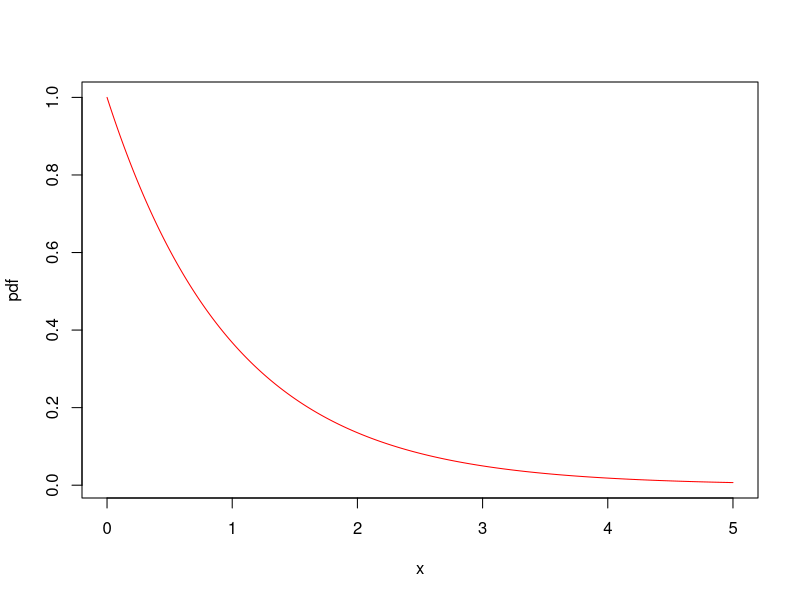
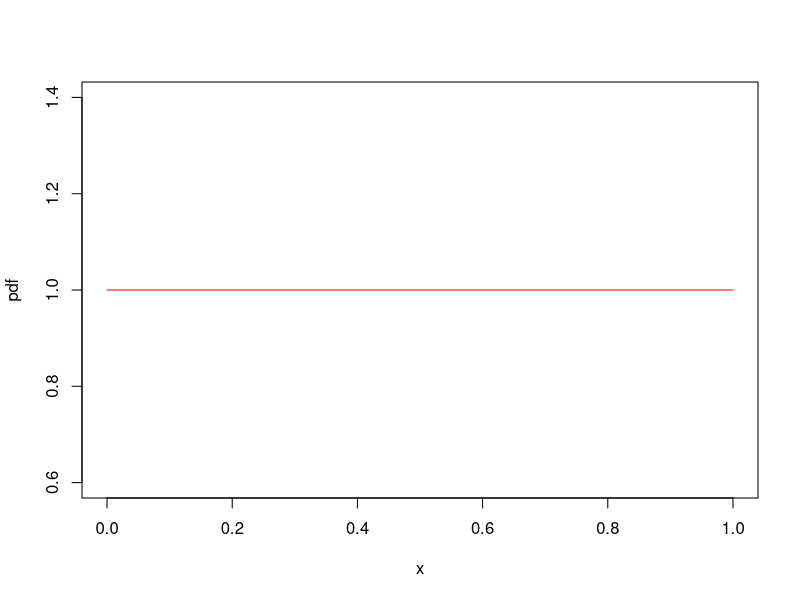
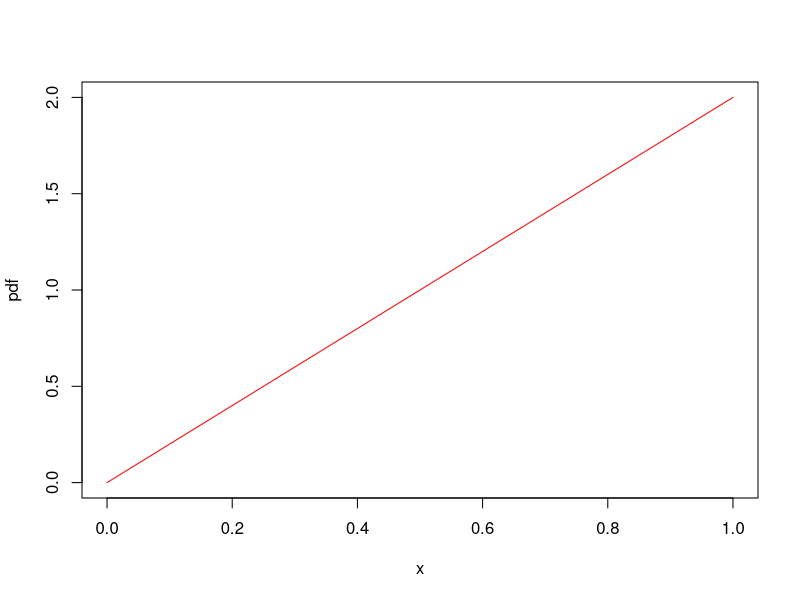
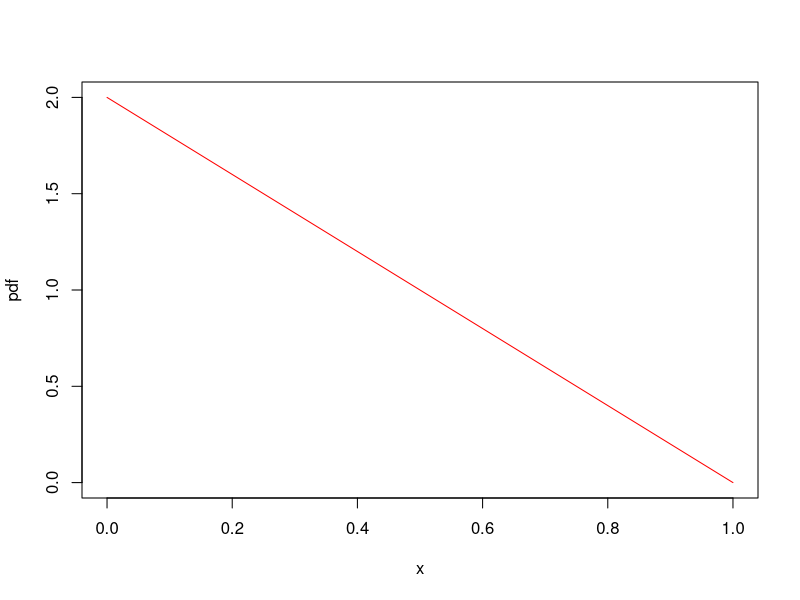
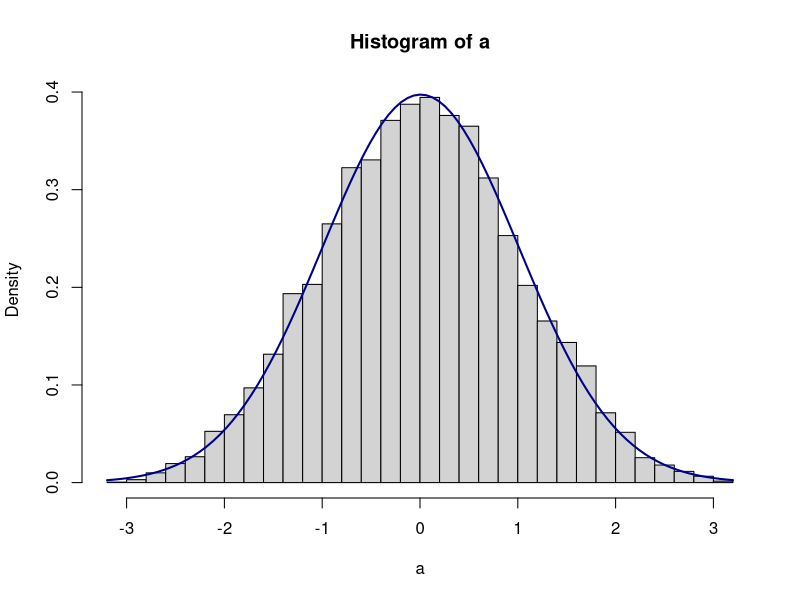
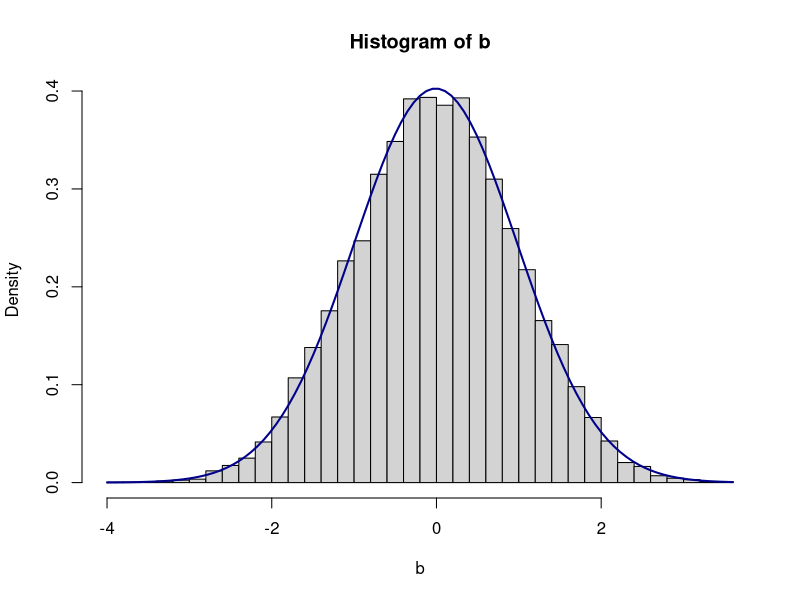
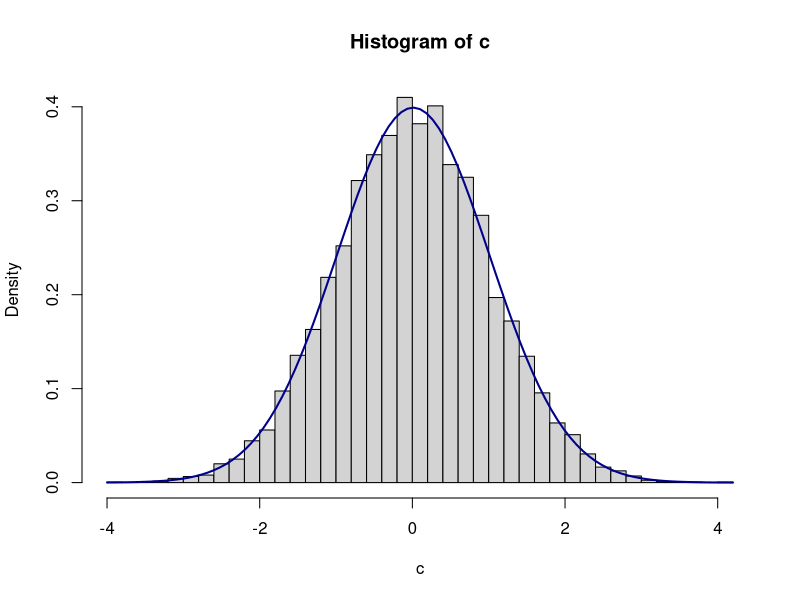

These charts were generated, in order, by the following R code:
## ---- chunk 1
library(ggplot2)    # Library for plotting
## ---- chunk 2
fexp <- function (x, lambda = 1) {
  return(lambda * exp(1)^(-lambda*x))
}

x<-seq(0, 5, 0.01); y1=fexp(x, 1);

plot(x, y1, col="red", type="l", xlab="x", ylab="pdf")
## ---- chunk 3
integrate(function(x) x*fexp(x, lambda = 1), 0, Inf)
integrate(function(x) x*fexp(x, lambda = 2), 0, Inf)
integrate(function(x) x*fexp(x, lambda = 3), 0, Inf)
integrate(function(x) x*fexp(x, lambda = 4), 0, Inf)
## ---- chunk 4
pexp(10000, rate = 1/10000, lower.tail = TRUE, log.p = FALSE)
## ---- chunk 5
pexp(5000, rate = 1/10000, lower.tail = FALSE, log.p = FALSE)
## ---- chunk 6
pexp(10000, rate = 1/10000, lower.tail = TRUE, log.p = FALSE) -
pexp(5000, rate = 1/10000, lower.tail = TRUE, log.p = FALSE)
## ---- chunk 7
dpois(2, lambda = 2, log = FALSE)
## ---- chunk 8
ppois(3, lambda = 2, lower.tail = TRUE, log = FALSE)
## ---- chunk 9
dpois(2, lambda = 1, log = FALSE)
## ---- chunk 10
ppois(20, lambda = 20, lower.tail = FALSE, log = FALSE)
## ---- chunk 11
a <- ppois(2, lambda = 2, lower.tail = FALSE, log = FALSE)
b <- ppois(1, lambda = 2, lower.tail = FALSE, log = FALSE)
s <- a/b
s
## ---- chunk 12
betaf <- function(alfa) {
  helpf <- function(t) {
    t^(alfa - 1) * exp(1)^(-t)
  }
  
  return(integrate(helpf, 0, Inf)$value)
}

f <- function(x, alfa, beta) {
  return((betaf(alfa + beta) / betaf(alfa)*betaf(beta)) * x^(alfa - 1) * (1 - x)^(beta - 1))
}
## ---- chunk 13
x<-seq(0, 1, 0.001); y1=f(x, 1, 1);

plot(x, y1, col="red", type="l", xlab="x", ylab="pdf")
## ---- chunk 14
x<-seq(0, 1, 0.001); y1=f(x, 2, 1);

plot(x, y1, col="red", type="l", xlab="x", ylab="pdf")
## ---- chunk 15
x<-seq(0, 1, 0.001); y1=f(x, 1, 2);

plot(x, y1, col="red", type="l", xlab="x", ylab="pdf")
## ---- chunk 16
samp10_1_1 = sum(rbeta(10, 1, 1, ncp = 0)) / 10
samp10_2_1 = sum(rbeta(10, 2, 1, ncp = 0)) / 10
samp10_1_2 = sum(rbeta(10, 1, 2, ncp = 0)) / 10
samp100_1_1 = sum(rbeta(100, 1, 1, ncp = 0)) / 100
samp100_2_1 = sum(rbeta(100, 2, 1, ncp = 0)) / 100
samp100_1_2 = sum(rbeta(100, 1, 2, ncp = 0)) / 100
samp1000_1_1 = sum(rbeta(1000, 1, 1, ncp = 0)) / 1000
samp1000_2_1 = sum(rbeta(1000, 2, 1, ncp = 0)) / 1000
samp1000_1_2 = sum(rbeta(1000, 1, 2, ncp = 0)) / 1000
samp10000_1_1 = sum(rbeta(10000, 1, 1, ncp = 0)) / 10000
samp10000_2_1 = sum(rbeta(10000, 2, 1, ncp = 0)) / 10000
samp10000_1_2 = sum(rbeta(10000, 1, 2, ncp = 0)) / 10000

samp10_1_1
samp10_2_1
samp10_1_2
samp100_1_1
samp100_2_1
samp100_1_2
samp1000_1_1
samp1000_2_1
samp1000_1_2
samp10000_1_1
samp10000_2_1
samp10000_1_2
## ---- chunk 17
### Illustration of sum/averages of many throws of a dice

# Remove old variables:
rm(list=ls())

sumrv <- function(Nsim, k){
  rvsum <- vector(length=Nsim)
  for(i in 1:Nsim)
    rvsum[i] <- (sum(runif(k)*2) - k) / sqrt(k * (4/12)) 
  return(rvsum)
}

a <- sumrv(10000, 5)
m<-mean(a)
std<-sqrt(var(a))
hist(a, breaks=30, prob=TRUE) 
curve(dnorm(x, mean=m, sd=std), 
      col="darkblue", lwd=2, add=TRUE, yaxt="n")
## ---- chunk 18
b <- sumrv(10000, 20)
m<-mean(b)
std<-sqrt(var(b))
hist(b, breaks=30, prob=TRUE) 
curve(dnorm(x, mean=m, sd=std), 
      col="darkblue", lwd=2, add=TRUE, yaxt="n")
## ---- chunk 19
c <- sumrv(10000, 100)
m<-mean(c)
std<-sqrt(var(c))
hist(c, breaks=30, prob=TRUE) 
curve(dnorm(x, mean=m, sd=std), 
      col="darkblue", lwd=2, add=TRUE, yaxt="n")
